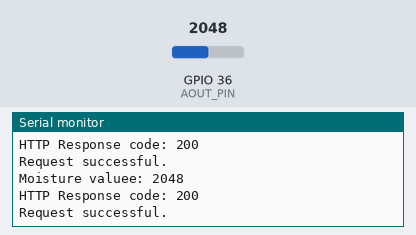
A sketch run on a simulated ESP32. Parts: the last lines printed to the serial monitor. The test bench sets the inputs (shaded band); at power-on: GPIO 36 (AOUT_PIN) = 2048. WiFi joins after 1.5 s; servers stay silent unless stated; uploads are accepted with an empty reply.

Above: at 2.7 s.
2.8 s: GPIO 36 (AOUT_PIN) set to 2866
At 3.06 s:
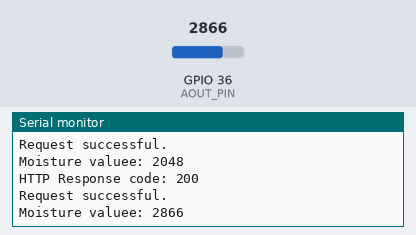
4.3 s: GPIO 36 (AOUT_PIN) set to 3603
At 4.9 s:
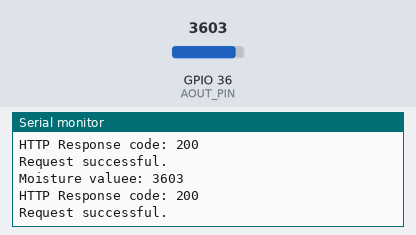
Timing chart, 0 to 7.3 s (numbered marks = the images above; inputs shaded):
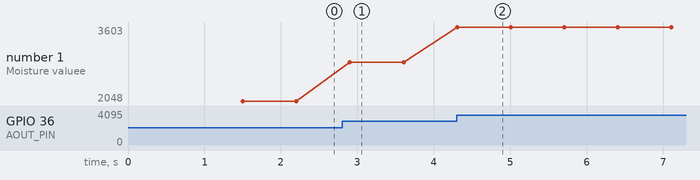

The sketch:

esp32-sensor-data.ino
```cpp
#include <WiFi.h>
#include <HTTPClient.h>
#include <WiFiClientSecure.h>

#define AOUT_PIN 36  // ESP32 pin GPIO36 (ADC0) that connects to AOUT pin of moisture sensor
const char* ssid = "";
const char* password = "";
const char* host = "babimjvuxtxesunjiagw.supabase.co";
const char* resource = "/rest/v1/sensor";
WiFiClientSecure client;

void setup() {
  Serial.begin(115200);  // Initialize serial for debugging
  WiFi.begin(ssid, password);
  while (WiFi.status() != WL_CONNECTED) {
    delay(500);
    Serial.print("?");
  }
  Serial.println("\nConnected to WiFi");
  client.setInsecure();  // Not recommended for production, set up proper CA certificate validation
}

void sendMoistureData(int sensorValue) {
  HTTPClient http;
  String url = String("https://") + String(host) + String(resource);
  http.begin(client, url);  // Start HTTPS connection
  http.addHeader("Content-Type", "application/json");
  http.addHeader("apikey", "<key here>");  // Replace with your Supabase API key

  // JSON object for the payload
  String httpRequestData = "{\"sensorValue\":" + String(sensorValue) + "}";

  // Send POST request and get response code
  int httpResponseCode = http.POST(httpRequestData);

  // Check and print HTTP response code
  Serial.print("HTTP Response code: ");
  Serial.println(httpResponseCode);

  if (httpResponseCode > 0) {
    if (httpResponseCode >= 200 && httpResponseCode < 300) {
      Serial.println("Request successful.");
    } else {
      Serial.println("Server responded with error.");
    }
  } else {
    Serial.print("Error on sending POST: ");
    Serial.println(http.errorToString(httpResponseCode));  // Print the error message
  }

  http.end();  // Close HTTP connection
}


void loop() {

  int sensorValue = analogRead(AOUT_PIN);  // read the analog value from sensor

  Serial.print("Moisture valuee: ");
  Serial.println(sensorValue);

  sendMoistureData(sensorValue);
  delay(500);
}
```

Measured:
- after the input at 2.8 s, the serial monitor: prints a new line after 0.10 s (image 1)
- after the input at 4.3 s, the serial monitor: prints a new line at once (image 2)
- plotted number 1: 2048 → 2866 after the input at 2.8 s, 2866 → 3603 after the input at 4.3 s
